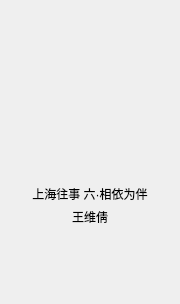
<?xml version="1.0" encoding="UTF-8"?>
<ui version="4.0">
 <class>CardWidget</class>
 <widget class="QWidget" name="CardWidget">
  <property name="geometry">
   <rect>
    <x>0</x>
    <y>0</y>
    <width>180</width>
    <height>304</height>
   </rect>
  </property>
  <property name="windowTitle">
   <string>Form</string>
  </property>
  <layout class="QVBoxLayout" name="verticalLayout" stretch="0,0,0,1">
   <property name="spacing">
    <number>5</number>
   </property>
   <property name="leftMargin">
    <number>0</number>
   </property>
   <property name="topMargin">
    <number>0</number>
   </property>
   <property name="rightMargin">
    <number>0</number>
   </property>
   <property name="bottomMargin">
    <number>0</number>
   </property>
   <item>
    <widget class="QLabel" name="icoLabel">
     <property name="sizePolicy">
      <sizepolicy hsizetype="Fixed" vsizetype="Fixed">
       <horstretch>0</horstretch>
       <verstretch>0</verstretch>
      </sizepolicy>
     </property>
     <property name="minimumSize">
      <size>
       <width>180</width>
       <height>180</height>
      </size>
     </property>
     <property name="baseSize">
      <size>
       <width>300</width>
       <height>300</height>
      </size>
     </property>
     <property name="pixmap">
      <pixmap>demo/getCoverArt.jpeg</pixmap>
     </property>
    </widget>
   </item>
   <item>
    <widget class="QLabel" name="titleLabel">
     <property name="sizePolicy">
      <sizepolicy hsizetype="Preferred" vsizetype="Fixed">
       <horstretch>0</horstretch>
       <verstretch>0</verstretch>
      </sizepolicy>
     </property>
     <property name="maximumSize">
      <size>
       <width>180</width>
       <height>16777215</height>
      </size>
     </property>
     <property name="baseSize">
      <size>
       <width>0</width>
       <height>16</height>
      </size>
     </property>
     <property name="text">
      <string>上海往事 六·相依为伴</string>
     </property>
     <property name="alignment">
      <set>Qt::AlignCenter</set>
     </property>
    </widget>
   </item>
   <item>
    <widget class="QLabel" name="artistLabel">
     <property name="sizePolicy">
      <sizepolicy hsizetype="Preferred" vsizetype="Fixed">
       <horstretch>0</horstretch>
       <verstretch>0</verstretch>
      </sizepolicy>
     </property>
     <property name="maximumSize">
      <size>
       <width>180</width>
       <height>16777215</height>
      </size>
     </property>
     <property name="baseSize">
      <size>
       <width>0</width>
       <height>16</height>
      </size>
     </property>
     <property name="text">
      <string>王维倩</string>
     </property>
     <property name="alignment">
      <set>Qt::AlignCenter</set>
     </property>
    </widget>
   </item>
   <item>
    <spacer name="verticalSpacer">
     <property name="orientation">
      <enum>Qt::Vertical</enum>
     </property>
     <property name="sizeHint" stdset="0">
      <size>
       <width>20</width>
       <height>1</height>
      </size>
     </property>
    </spacer>
   </item>
  </layout>
 </widget>
 <resources/>
 <connections/>
</ui>
